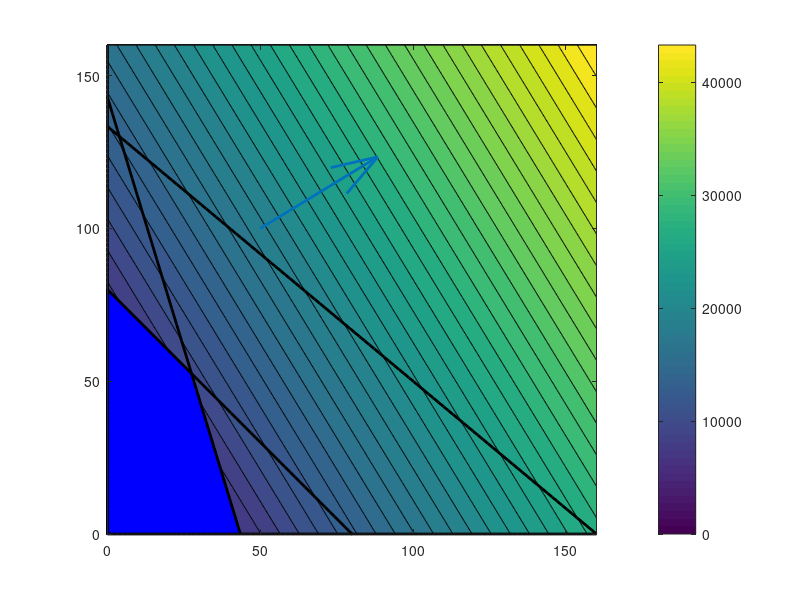
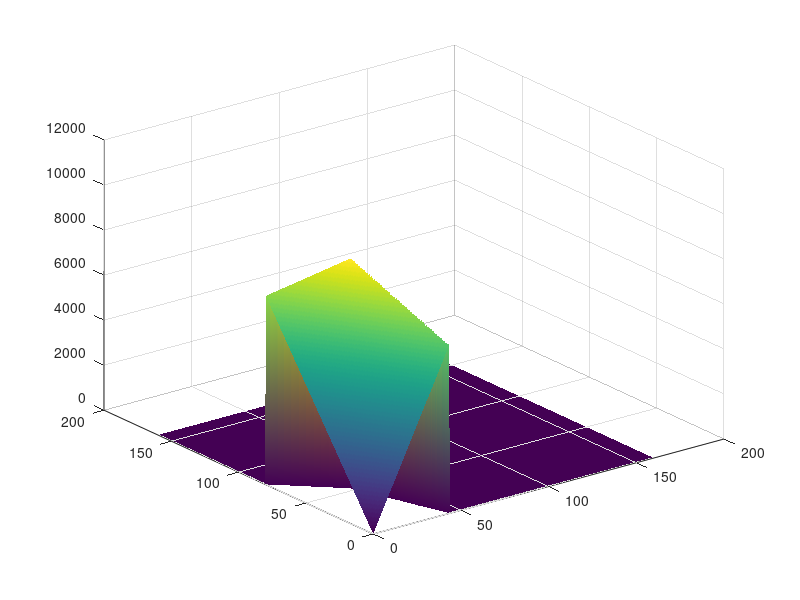

Recreate these plots in MATLAB, in order.
%%
clear, close all;

%% define and plot objective function
f = @(x,y) 1.5*115*x + 3*35*y;
[X, Y] = meshgrid(linspace(0,160, 400));
contourf(X, Y, f(X,Y), 40); colorbar;
xlim([0,160]), ylim([0,160]), axis equal, hold on;

%% plot (normalized) gradient
grad_f = [1.5*115; 3*35];
grad_f = (grad_f / norm(grad_f))*50;
quiver(50, 100, grad_f(1), grad_f(2), 'linewidth', 2)

%% determine and plot feasible region
idx1 = X + Y <= 80;                        % constraint 1
idx2 = 115*X + 35*Y <= 5000;               % constraint 2
idx3 = 100*X +120*Y<= 16000;                % constraint 3
idx4 = X >= 0;                              % constraint 4
idx5 = Y >= 0;                              % constraint 5
idx = idx1 & idx2 & idx3 & idx4 & idx5;
Xf = X(idx); Yf = Y(idx);
plot(Xf, Yf, '.b')


%% plot boundary of feasible region
t = linspace(0,160);
lw = 'linewidth';
plot(t, 80-t, '-k',lw,2)                      % constraint bdry 1
plot(t, (5000-115*t)/35, '-k',lw,2)                   % constraint bdry 2
plot(t, (16000-100*t)/120, '-k',lw,2)              % constraint bdry 3
plot(zeros(size(t)), t, '-k',lw,2)               % constraint bdry 4
plot(t, zeros(size(t)), '-k',lw,2)               % constraint bdry 5

%% find solution as interection of constraints bdry 1 and 2
% lazy solution: x = fzero(@(x) (6-x)/2 - (28-8*x)/7, 1); y = (6-x)/2;
% exact solution:
% (6-x)/2 - (28-8*x)/7 = 0
% 3 - x/2 = 4 - 8x/7
% 8x/7 - x/2 = 1
% (16-7)x/14 = 1
%y = 3 - x/2 = 3 - 14/18 = 40/18 = 20/9
%plot(14/9,20/9,'r.','MarkerSize',20)
%exportgraphics(gcf,'feasible_region.png')

%% 3D plot

figure
surf(X,Y,f(X,Y).*idx), shading interp